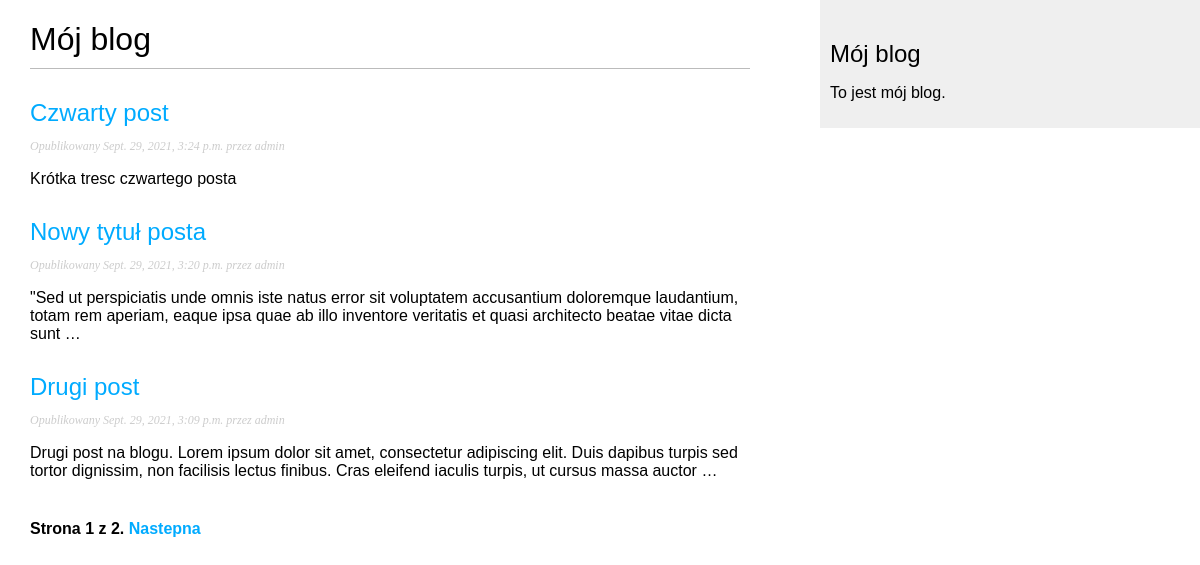
Screenshot of /blog/ with the database file from the repository.
### blog/models.py (models this page shows, shortened)
class Post(models.Model):
    STATUS_CHOICES = (
        ('draft', 'Draft'),
        ('published', 'Published'),
    )
    title = models.CharField(max_length=250)  # Post title
    slug = models.SlugField(max_length=250, unique_for_date='publish')  # To use in URL. Short label for SEO
    author = models.ForeignKey(User,
                               on_delete=models.CASCADE,
                               related_name='blog_posts')  # Based on User from Django, connects User with posts
    body = models.TextField()
    publish = models.DateTimeField(default=timezone.now)
    created = models.DateTimeField(auto_now_add=True)
    status = models.CharField(max_length=10,
                              choices=STATUS_CHOICES,
                              default='draft')
    def get_absolute_url(self):
        return reverse('blog:post_detail',
                       args=[self.publish.year,
                             self.publish.strftime('%m'),
                             self.publish.strftime('%d'),
                             self.slug])
    class Meta:
        ordering = ('-publish',)
    objects = models.Manager()
    published = PublishedManager()

### blog/views.py (the view)
# urls.py: path('', views.PostListView.as_view(), name='post_list'),
class PostListView(ListView):
    queryset = Post.published.all()
    context_object_name = 'posts'
    paginate_by = 3
    template_name = 'blog/post/list.html'

### blog/templates/blog/post/list.html (shortened to what this page needs)
{% extends "blog/base.html" %}
{% block content %}
<h1>Mój blog</h1>
{% for post in posts %}
<h2>
    <a href="{{ post.get_absolute_url }}">
        {{ post.title }}
    </a>
</h2>
<p class="date">
    Opublikowany {{ post.publish }} przez {{ post.author }}
</p>
{{ post.body|truncatewords:30|linebreaks }}
{% endfor %}
    {% include "pagination.html" with page=page_obj %}
{% endblock %}

### blog/static/css/blog.css (style rules this page uses)
body { margin:0; padding:0; font-family:helvetica, sans-serif; }
a { color:#00abff; text-decoration:none; }
h1 { font-weight:normal; border-bottom:1px solid #bbb; padding:0 0 10px 0; }
h2 { font-weight:normal; margin:30px 0 0; }
p.date { color:#ccc; font-family: georgia, serif; font-size: 12px; font-style: italic; }

### rows the page displays
Post: title "Czwarty post", publish "Sept. 29, 2021, 3:24 p.m.", author "admin", body "Krótka tresc czwartego posta"
Post: title "Nowy tytuł posta", publish "Sept. 29, 2021, 3:20 p.m.", author "admin", body "\"Sed ut perspiciatis unde omnis iste natus error sit voluptatem accusantium doloremque laudantium, totam rem aperiam, eaque ipsa quae ab illo inventore veritatis et quasi architecto beatae vitae dicta sunt …"
Post: title "Drugi post", publish "Sept. 29, 2021, 3:09 p.m.", author "admin", body "Drugi post na blogu. Lorem ipsum dolor sit amet, consectetur adipiscing elit. Duis dapibus turpis sed tortor dignissim, non facilisis lectus finibus. Cras eleifend iaculis turpis, ut cursus massa auctor …"

### other values shown
{{ page.number }} "1"
{{ page.paginator.num_pages }} "2"
